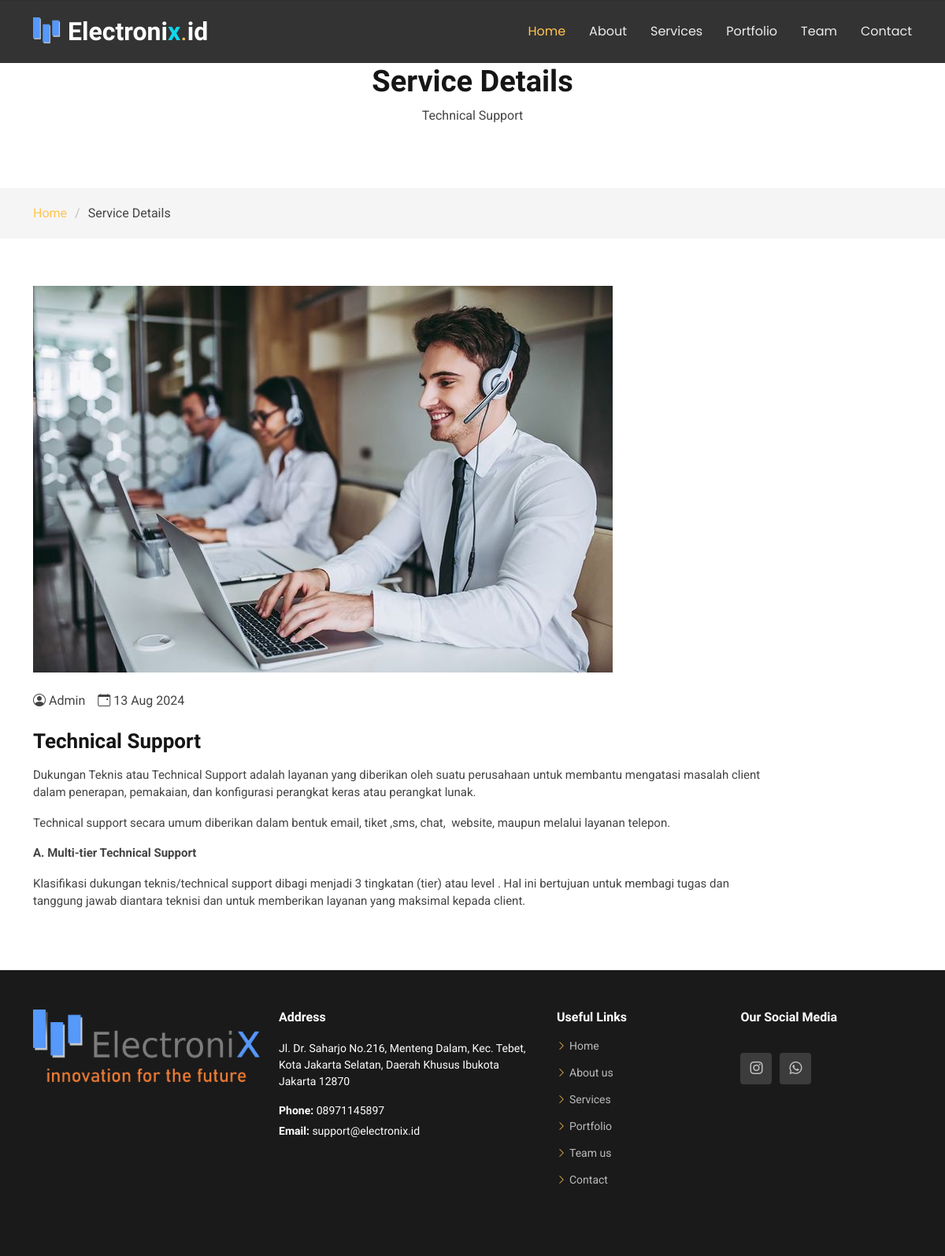
Page /home/service_detail/technical_support on the committed database.
### tables this page shows
CREATE TABLE `service` (
  `id` int(11) NOT NULL,
  `judul` varchar(550) NOT NULL,
  `slug` varchar(550) NOT NULL,
  `isi_service` text NOT NULL,
  `created_by` varchar(255) NOT NULL,
  `created_at` int(11) NOT NULL,
  `image` varchar(550) NOT NULL
);

CREATE TABLE `contact` (
  `id` int(11) NOT NULL,
  `image` varchar(550) NOT NULL,
  `alamat` varchar(550) NOT NULL,
  `telp` varchar(550) NOT NULL,
  `email` varchar(250) NOT NULL,
  `instagram` varchar(550) NOT NULL,
  `wa` varchar(250) NOT NULL,
  `maps` varchar(9999) NOT NULL
);

### application/controllers/Home.php (called while the page is built, shortened)
<?php
class Home extends CI_Controller {
	public function service_detail($slug)
	{
		$data['judul'] = 'Detail Service';
		$data['service'] = $this->db->get_where('service', ['slug' => $slug])->row_array();
		$data['contact'] = $this->db->get_where('contact')->result_array();
		$this->load->view('template/home_header', $data);
        $this->load->view('template/service_navbar', $data);
		$this->load->view('home/service_detail', $data);
        $this->load->view('template/home_footer', $data);
	}
}

### index.php (called while the page is built, shortened)
<?php
require_once BASEPATH.'core/CodeIgniter.php';

### application/views/home/service_detail.php (the view)
<body class="service-details-page">
<main class="main">
<div class="page-title" data-aos="fade">
  <div class="heading">
    <div class="container">
      <div class="row d-flex justify-content-center text-center">
        <div class="col-lg-8">
          <h1>Service Details</h1>
          <p class="mb-0"><?= $service['judul'] ?></p>
        </div>
      </div>
    </div>
  </div>
  <nav class="breadcrumbs">
    <div class="container">
      <ol>
        <li><a href="<?= base_url('home/index') ?>">Home</a></li>
        <li class="current">Service Details</li>
      </ol>
    </div>
  </nav>
</div>
<section id="service-details" class="service-details section">
  <div class="container">
    <div class="row gy-5">
      <div class="col-lg-10" data-aos="fade-up" data-aos-delay="200">
        <img src="<?= base_url('front-end/assets/img/service/').$service['image']; ?>" alt="img-fluid" class="img-fluid services-img mb-4">
        <div class="d-flex align-items-center mb-4">
          <div class="me-3 d-flex align-items-center">
            <i class="bi bi-person-circle me-1"></i>
            <span><?= $service['created_by']; ?></span>
          </div>
          <div class="d-flex align-items-center">
            <i class="bi bi-calendar-event me-1"></i>
            <span><?= date('d M Y', ($service['created_at'])); ?></span>
          </div>
        </div>
        <h3><?= $service['judul'] ?></h3>
        <p style="text-align: justify;"><?= $service['isi_service']; ?></p>
      </div>
    </div>
  </div>
</section>
</body>

### application/views/template/home_footer.php (shortened to what this page needs)
<footer id="footer" class="footer">
<div class="footer-top">
    <div class="container">
      <div class="row gy-4">
        <?php foreach($contact as $ct) : ?>
          <div class="col-lg-7 col-md-12 footer-about d-flex align-items-start justify-content-between flex-column flex-lg-row">
            <img src="<?= base_url('front-end/assets/img/contact/').$ct['image'] ?>" style="width: 100%; height: auto; max-width: 288px;" alt="" class="footer-logo"/>
              <div class="footer-contact ms-lg-4 mt-3 mt-lg-0 text-lg-start text-center">
                  <h4>Address</h4>
                  <p><?= $ct['alamat'] ?></p>
                  <p class="mt-3"><strong>Phone:</strong> <span><?= $ct['telp'] ?></span></p>
                  <p><strong>Email:</strong> <span><?= $ct['email'] ?></span></p>
              </div>
          </div>
          <?php endforeach; ?>
          <div class="col-lg-4 col-md-6 d-flex flex-column flex-md-row justify-content-between">
            <div class="footer-links">
              <h4>Useful Links</h4>
                <ul>
                  <li><i class="bi bi-chevron-right"></i> <a href="<?= base_url('home/index/') ?>#hero">Home</a></li>
                  <li><i class="bi bi-chevron-right"></i> <a href="<?= base_url('home/index/') ?>#about">About us</a></li>
                  <li><i class="bi bi-chevron-right"></i> <a href="<?= base_url('home/index/') ?>#services">Services</a></li>
                  <li><i class="bi bi-chevron-right"></i> <a href="<?= base_url('home/index/') ?>#portfolio">Portfolio</a></li>
                  <li><i class="bi bi-chevron-right"></i> <a href="<?= base_url('home/index/') ?>#team">Team us</a></li>
                  <li><i class="bi bi-chevron-right"></i> <a href="#contact">Contact</a></li>
            </ul>
        </div>
        <div class="footer-newsletter mt-2 mt-md-0 ms-md-3">
          <h4>Our Social Media</h4>
          <div class="social-links d-flex mt-4">
            <?php foreach($contact as $ct) : ?>
            <a href="<?= $ct['instagram'] ?>" target="_blank"><i class="bi bi-instagram"></i></a>
            <a href="<?= $ct['wa'] ?>" target="_blank"><i class="bi bi-whatsapp"></i></a>
          </div>
        </div>
        <?php endforeach;?>
      </div>
    </div>
  </div>
</footer>
</body>
</html>

### front-end/assets/css/main.css (style rules this page uses)
:root { --default-font: "Roboto", system-ui, -apple-system, "Segoe UI", Roboto, "Helvetica Neue", Arial, "Noto Sans", "Liberation Sans", sans-serif, "Apple Color Emoji", "Segoe UI Emoji", "Segoe UI Symbol", "Noto Color Emoji"; --heading-font: "Raleway", sans-serif; --nav-font: "Poppins", sans-serif; }
:root { --background-color: #ffffff; --default-color: #444444; --heading-color: #151515; --accent-color: #ffc451; --contrast-color: #312f2f; }
:root { --nav-color: rgba(255, 255, 255, 0.905); --nav-hover-color: #ffc451; --nav-dropdown-background-color: #ffffff; --nav-dropdown-color: #212529; --nav-dropdown-hover-color: #ffc451; }
:root { --footer-background-color: #000000; }
:root { scroll-behavior: smooth; }
body { color: var(--default-color); background-color: var(--background-color); font-family: var(--default-font); }
a { color: var(--accent-color); text-decoration: none; transition: 0.3s; }
h1, h2, h3, h4, h5, h6 { color: var(--heading-color); font-family: var(--heading-font); }
.footer { --background-color: var(--footer-background-color); --default-color: #ffffff; --heading-color: #ffffff; color: var(--default-color); background-color: var(--background-color); font-size: 14px; position: relative; }
.footer .footer-top { padding: 50px 0; background-color: color-mix(in srgb, var(--footer-background-color) 90%, white 10%); }
.footer .footer-about { display: flex; flex-direction: row; align-items: center; justify-content: space-between; }
.footer .footer-about .footer-contact { margin-left: 20px; text-align: left; }
.footer .footer-about p { font-size: 14px; font-family: var(--heading-font); }
.footer .social-links a { color: color-mix(in srgb, var(--default-color), transparent 30%); background-color: color-mix(in srgb, var(--default-color) 5%, white 10%); display: flex; align-items: center; justify-content: center; width: 40px; height: 40px; border-radius: 4px; font-size: 16px; margin-right: 10px; transition: 0.3s; }
.footer h4 { font-size: 16px; font-weight: bold; position: relative; padding-bottom: 12px; }
.footer .footer-links { margin-bottom: 30px; }
.footer .footer-links ul { list-style: none; padding: 0; margin: 0; }
.footer .footer-links ul i { margin-right: 4px; font-size: 12px; line-height: 0; color: var(--accent-color); }
.footer .footer-links ul li { padding: 10px 0; display: flex; align-items: center; }
.footer .footer-links ul li:first-child { padding-top: 0; }
.footer .footer-links ul a { color: color-mix(in srgb, var(--default-color), transparent 30%); display: inline-block; line-height: 1; }
.footer .footer-contact p { margin-bottom: 5px; }
.page-title { color: var(--default-color); background-color: var(--background-color); position: relative; }
.page-title .heading { padding: 80px 0; border-top: 1px solid color-mix(in srgb, var(--default-color), transparent 90%); }
.page-title .heading h1 { font-size: 38px; font-weight: 700; }
.page-title nav { background-color: color-mix(in srgb, var(--default-color), transparent 95%); padding: 20px 0; }
.page-title nav ol { display: flex; flex-wrap: wrap; list-style: none; margin: 0; padding: 0; font-size: 16px; font-weight: 400; }
.page-title nav ol li+li { padding-left: 10px; }
.page-title nav ol li+li::before { content: "/"; display: inline-block; padding-right: 10px; color: color-mix(in srgb, var(--default-color), transparent 70%); }
section, .section { color: var(--default-color); background-color: var(--background-color); padding: 60px 0; scroll-margin-top: 80px; overflow: clip; }
.service-details .services-img { margin-bottom: 20px; }
.service-details h3 { font-size: 26px; font-weight: 700; }
.service-details p { font-size: 15px; }

### rows in the picture
service: judul "Technical Support", image (picture), created_by "Admin", created_at "13 Aug 2024", isi_service "Dukungan Teknis atau Technical Support adalah layanan yang diberikan oleh suatu perusahaan untuk membantu mengatasi masalah client dalam penerapan, pemakaian, dan konfigurasi perangkat keras atau perangkat lunak. Technical support secara umum diberikan dalam bentuk email, tiket ,sms, chat, website, maupun melalui layanan telepon. A. Multi-tier Technical Support Klasifikasi dukungan teknis/technical support dibagi menjadi 3 tingkatan (tier) atau level . Hal ini bertujuan untuk membagi tugas dan tanggung jawab diantara teknisi dan untuk memberikan layanan yang maksimal kepada client."
contact: image (picture), alamat "Jl. Dr. Saharjo No.216, Menteng Dalam, Kec. Tebet, Kota Jakarta Selatan, Daerah Khusus Ibukota Jakarta 12870", telp "08971145897", email "support@electronix.id"
